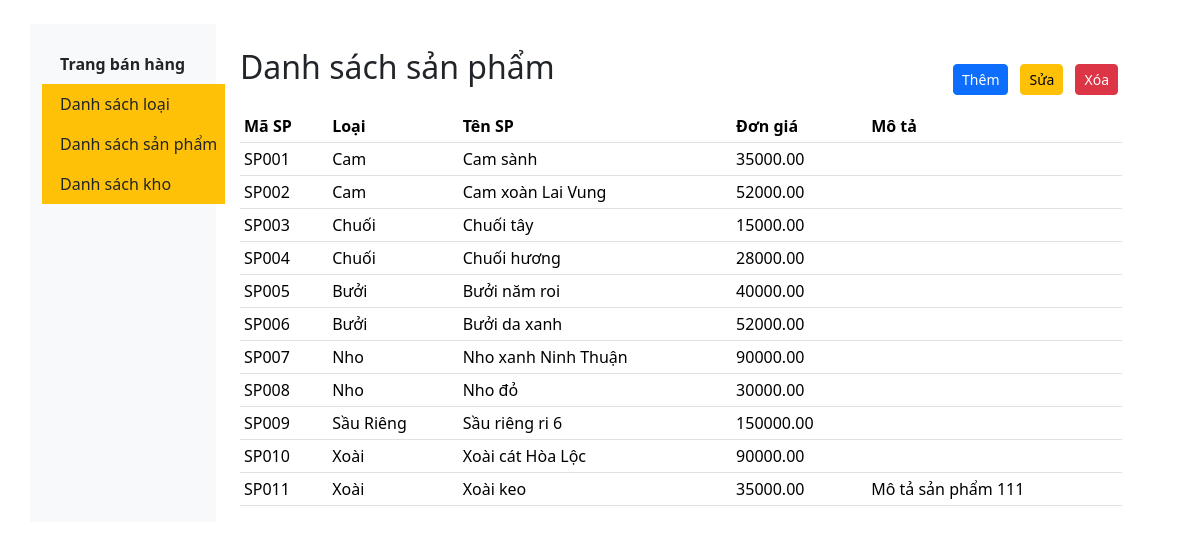
Page /dsSanPham on the earlier database version.
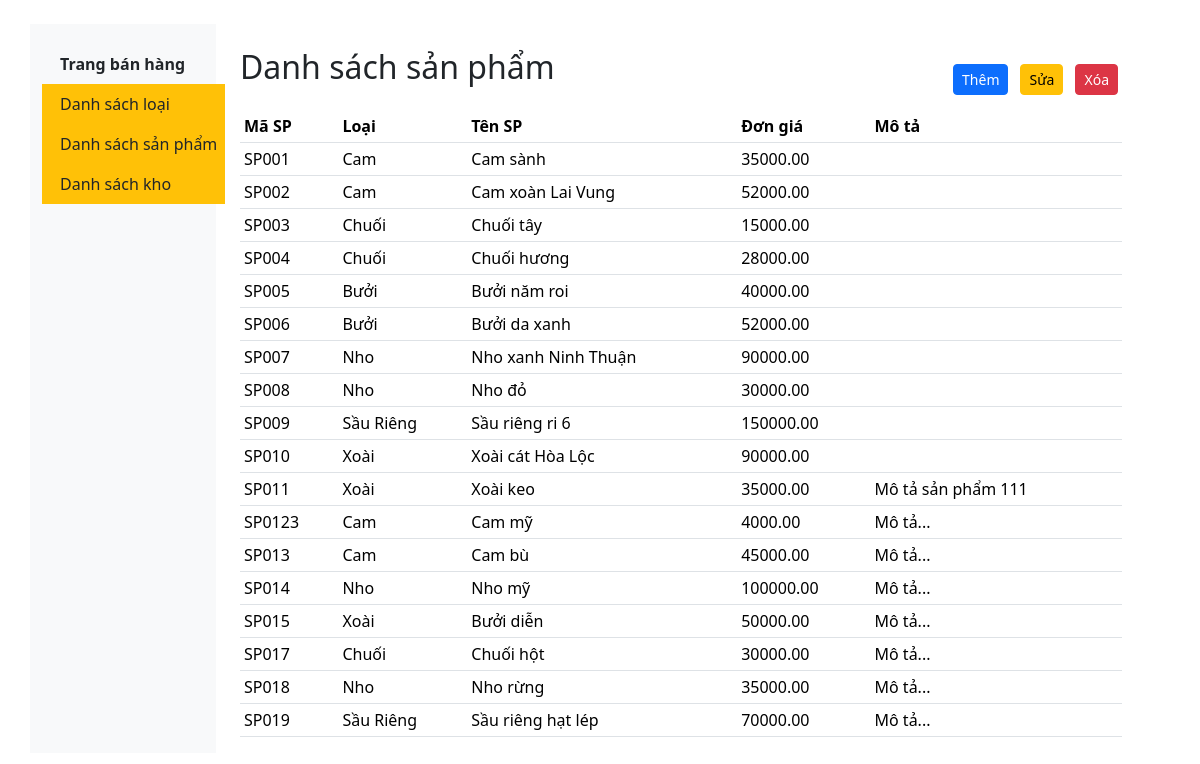
Same page on the later database version.
### TraiCay/models.py (models this page shows, shortened)
class SanPham(models.Model):
    MaSP = models.CharField(max_length=10, primary_key=True)
    MaLoai = models.ForeignKey(Loai, on_delete=models.SET_NULL, null=True)
    TenSP = models.CharField(max_length=100, unique=True)
    DonGia = models.DecimalField(max_digits=10, decimal_places=2)
    MoTa = models.TextField()

class Loai(models.Model):
    MaLoai = models.CharField(max_length=10, primary_key=True)
    TenLoai = models.CharField(max_length=100, unique=True)

### TraiCay/views.py (the view)
# urls.py: path('dsSanPham', views.list_product, name='dsSanPham'),
def list_product(request):
    data1 = {
        'ds_SanPham': SanPham.objects.all(),
    }
    return render(request, 'admin_pages/dsSanPham.html', data1)

### TraiCay/templates/admin_pages/dsSanPham.html (shortened to what this page needs)
{% extends "layout/admin_layout/layout.html" %}
{% block content %}
<div class="container mt-4">
    <div class="d-flex align-items-center justify-content-between">
        <h2 class="mb-4">Danh sách sản phẩm</h2>
        <div class="d-flex gap-1">
            <a href="{% url 'ThemSP' %}" class="btn btn-sm btn-primary mx-1">Thêm</a>
            <a href="{% url 'SuaSP' %}" class="btn btn-sm btn-warning mx-1">Sửa</a>
            <a href="{% url 'XoaSP' %}" class="btn btn-sm btn-danger mx-1">Xóa</a>
        </div>
    </div>
    <table class="table table-hover table-sm w-100 mx-auto">
        <thead class="thead-dark">
            <tr>
                <th scope="col">Mã SP</th>
                <th scope="col">Loại</th>
                <th scope="col">Tên SP</th>
                <th scope="col">Đơn giá</th>
                <th scope="col">Mô tả</th>
            </tr>
        </thead>
        <tbody>
            {% for tsp in ds_SanPham %}
            <tr>
                <td>{{ tsp.MaSP }}</td>
                <td>{{ tsp.MaLoai.TenLoai }}</td>
                <td>{{ tsp.TenSP }}</td>
                <td>{{ tsp.DonGia }}</td>
                <td>{{ tsp.MoTa }}</td>
            </tr>
            {% endfor %}
        </tbody>
    </table>
</div>
{% endblock %}

Differences in the rows shown:
added SanPham: MaSP "SP0123", MaLoai.TenLoai "Cam", TenSP "Cam mỹ", DonGia "4000.00", MoTa "Mô tả..."
added SanPham: MaSP "SP013", MaLoai.TenLoai "Cam", TenSP "Cam bù", DonGia "45000.00", MoTa "Mô tả..."
added SanPham: MaSP "SP014", MaLoai.TenLoai "Nho", TenSP "Nho mỹ", DonGia "100000.00", MoTa "Mô tả..."
added SanPham: MaSP "SP015", MaLoai.TenLoai "Xoài", TenSP "Bưởi diễn", DonGia "50000.00", MoTa "Mô tả..."
added SanPham: MaSP "SP017", MaLoai.TenLoai "Chuối", TenSP "Chuối hột", DonGia "30000.00", MoTa "Mô tả..."
added SanPham: MaSP "SP018", MaLoai.TenLoai "Nho", TenSP "Nho rừng", DonGia "35000.00", MoTa "Mô tả..."
added SanPham: MaSP "SP019", MaLoai.TenLoai "Sầu Riêng", TenSP "Sầu riêng hạt lép", DonGia "70000.00", MoTa "Mô tả..."
